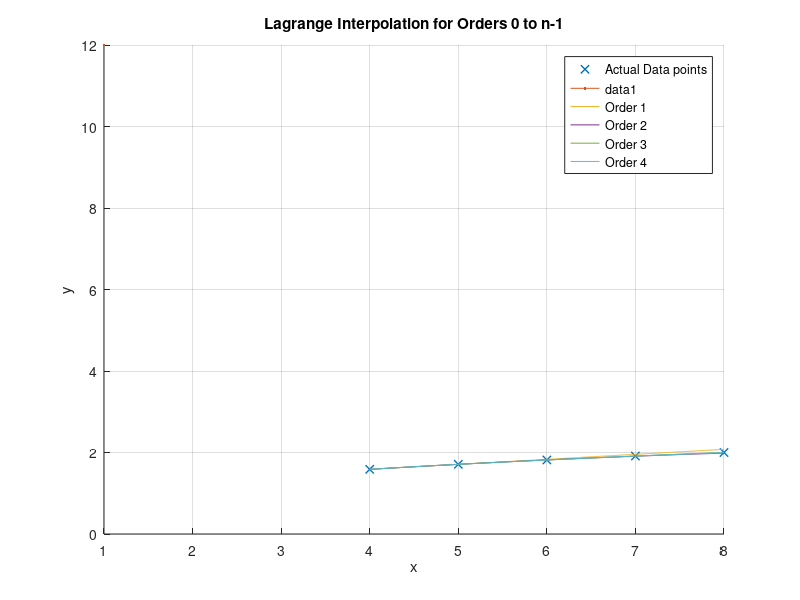

MATLAB code for this plot:
%% Assignemnt
% Lagrange Interpolation

% Name        : Mohamed Mafaz
% Roll Number : AM25M009
% Department  : Applied Mechanics

clc
clear
close all

%% Part 1 (Preprocessing)
x = [4.0, 5.0, 6.0, 7.0, 8.0];
y = [1.58740105, 1.709976, 1.81712059, 1.912931, 2.0];

n = length(x);
xx = linspace(min(x), max(x), 500);

figure;
hold on;
plot(x, y, 'LineWidth', 1, 'DisplayName', 'Actual Data points', Marker='x', MarkerSize=12);

%% Part 2 (Processing / Using the Interpolation Algorithm)
for order = 1:n-1
    % Take only the first (order+1) data points.
    % For example: 
    % order = 1 -> first 2 points
    % order = 2 -> first 3 points, etc.
    xi = x(1:order+1);
    yi = y(1:order+1);

    yy = zeros(size(xx));
    
    % Loop through each evaluation point xx(k)
    for k = 1:length(xx)
        val = 0;                    % this will accumulate the polynomial value at xx(k)
        
                                    % Build the Lagrange interpolation polynomial term by term
        for i = 1:length(xi)        % Start with basis polynomial L_i(xx(k)) = 1
            L = 1;
            for j = 1:length(xi)
                if j ~= i           % Multiply the factors for L_i(xx(k))
                    L = L * (xx(k) - xi(j)) / (xi(i) - xi(j));
                end
            end
                                    % Add contribution from data point (xi(i), yi(i))
            val = val + yi(i) * L;
        end
        
        yy(k) = val;
    end
    
    plot(xx, yy, 'DisplayName', ['Order ', num2str(order)]);
    hold on;
end

%% Part 3 (Post Processing / Plotting)
% Plotting actual Data
% plot(x, y, 'LineWidth', 1, 'DisplayName', 'Actual Data points', Marker='x', MarkerSize=12);

legend show;
title('Lagrange Interpolation for Orders 0 to n-1');
xlabel('x');
ylabel('y');
grid on;
hold off;
